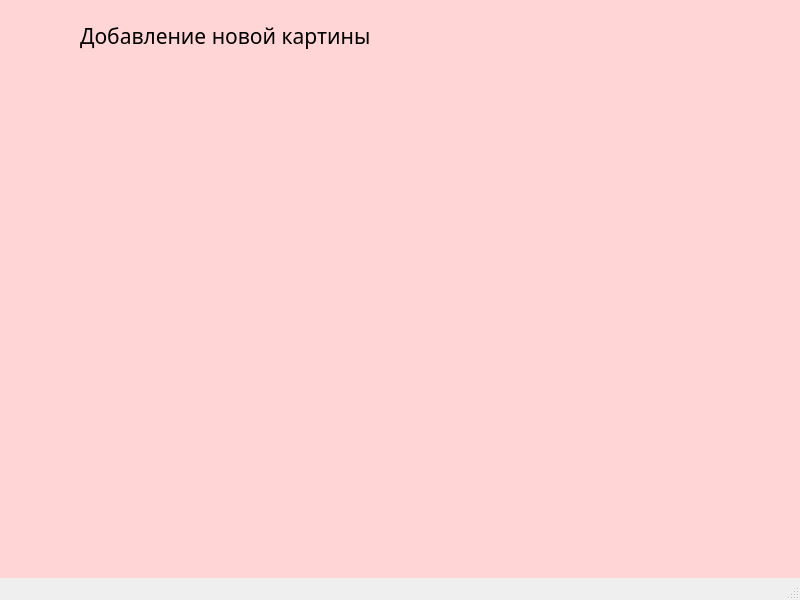
<?xml version="1.0" encoding="UTF-8"?>
<ui version="4.0">
 <class>AddPicture</class>
 <widget class="QMainWindow" name="AddPicture">
  <property name="geometry">
   <rect>
    <x>0</x>
    <y>0</y>
    <width>800</width>
    <height>600</height>
   </rect>
  </property>
  <property name="windowTitle">
   <string>MainWindow</string>
  </property>
  <widget class="QWidget" name="centralwidget">
   <property name="styleSheet">
    <string notr="true">QWidget#centralwidget {background-color: rgb(255, 213, 214)}</string>
   </property>
   <widget class="QLabel" name="label">
    <property name="geometry">
     <rect>
      <x>80</x>
      <y>20</y>
      <width>401</width>
      <height>31</height>
     </rect>
    </property>
    <property name="font">
     <font>
      <family>Segoe Print</family>
      <pointsize>16</pointsize>
     </font>
    </property>
    <property name="text">
     <string>Добавление новой картины</string>
    </property>
   </widget>
  </widget>
  <widget class="QMenuBar" name="menubar">
   <property name="geometry">
    <rect>
     <x>0</x>
     <y>0</y>
     <width>800</width>
     <height>17</height>
    </rect>
   </property>
  </widget>
  <widget class="QStatusBar" name="statusbar"/>
 </widget>
 <resources/>
 <connections/>
</ui>
